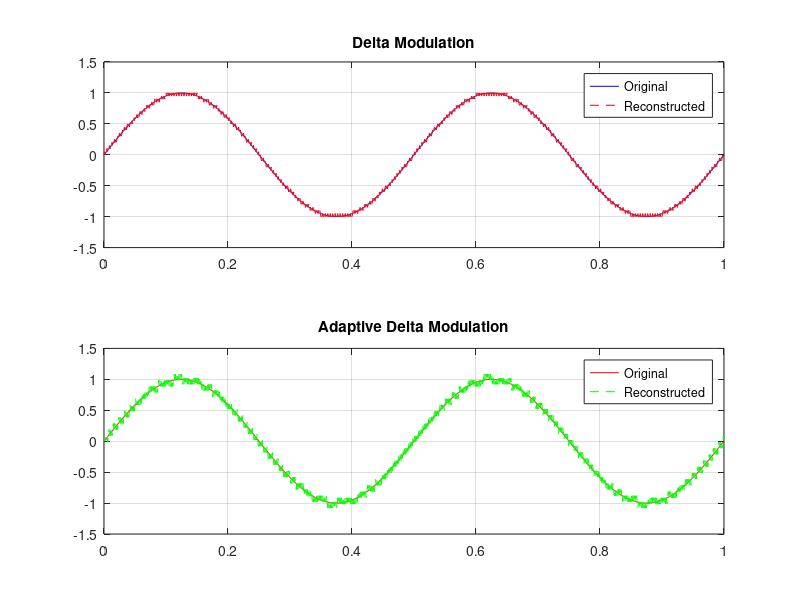
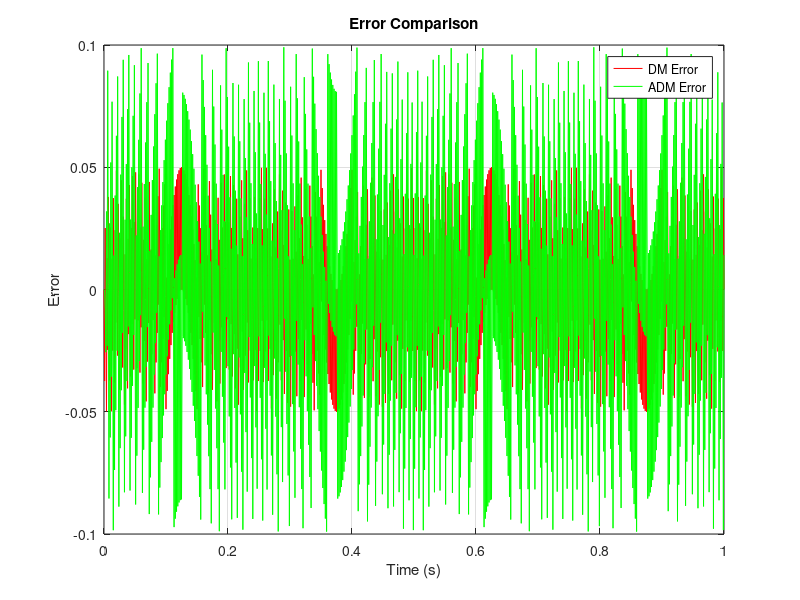

Here is the MATLAB script that generated these plots, in order:
clc; clear; close all;

% Message signal
t = 0:0.001:1;
x = sin(2*pi*2*t);
N = length(x);
Delta = 0.05;

% Delta Modulation (DM)
y = zeros(1,N);
e = zeros(1,N);
for k = 2:N
    e(k) = x(k) - y(k-1);
    if e(k) >= 0
        y(k) = y(k-1) + Delta;
    else
        y(k) = y(k-1) - Delta;
    end
end

% Adaptive Delta Modulation (ADM)
ya = zeros(1,N);
Da = 0.02;
Dmin = 0.005; Dmax = 0.1;
for k = 2:N
    eA = x(k) - ya(k-1);
    if k > 2 && sign(x(k)-x(k-1)) == sign(x(k-1)-x(k-2))
        Da = min(Da*1.5,Dmax);
    else
        Da = max(Da/1.5,Dmin);
    end
    if eA >= 0
        ya(k) = ya(k-1) + Da;
    else
        ya(k) = ya(k-1) - Da;
    end
end

% Error analysis
errDM = x-y;
errADM = x-ya;
fprintf('DM Mean Square Error  = %.5f\n',mean(errDM.^2));
fprintf('ADM Mean Square Error = %.5f\n',mean(errADM.^2));

% Waveforms
figure;
subplot(2,1,1);
plot(t,x,'b',t,y,'r--');
title('Delta Modulation'); legend('Original','Reconstructed'); grid on;

subplot(2,1,2);
plot(t,x,'r',t,ya,'g--');
title('Adaptive Delta Modulation'); legend('Original','Reconstructed'); grid on;

figure;
plot(t,errDM,'r',t,errADM,'g');
title('Error Comparison'); legend('DM Error','ADM Error');
xlabel('Time (s)'); ylabel('Error'); grid on;
